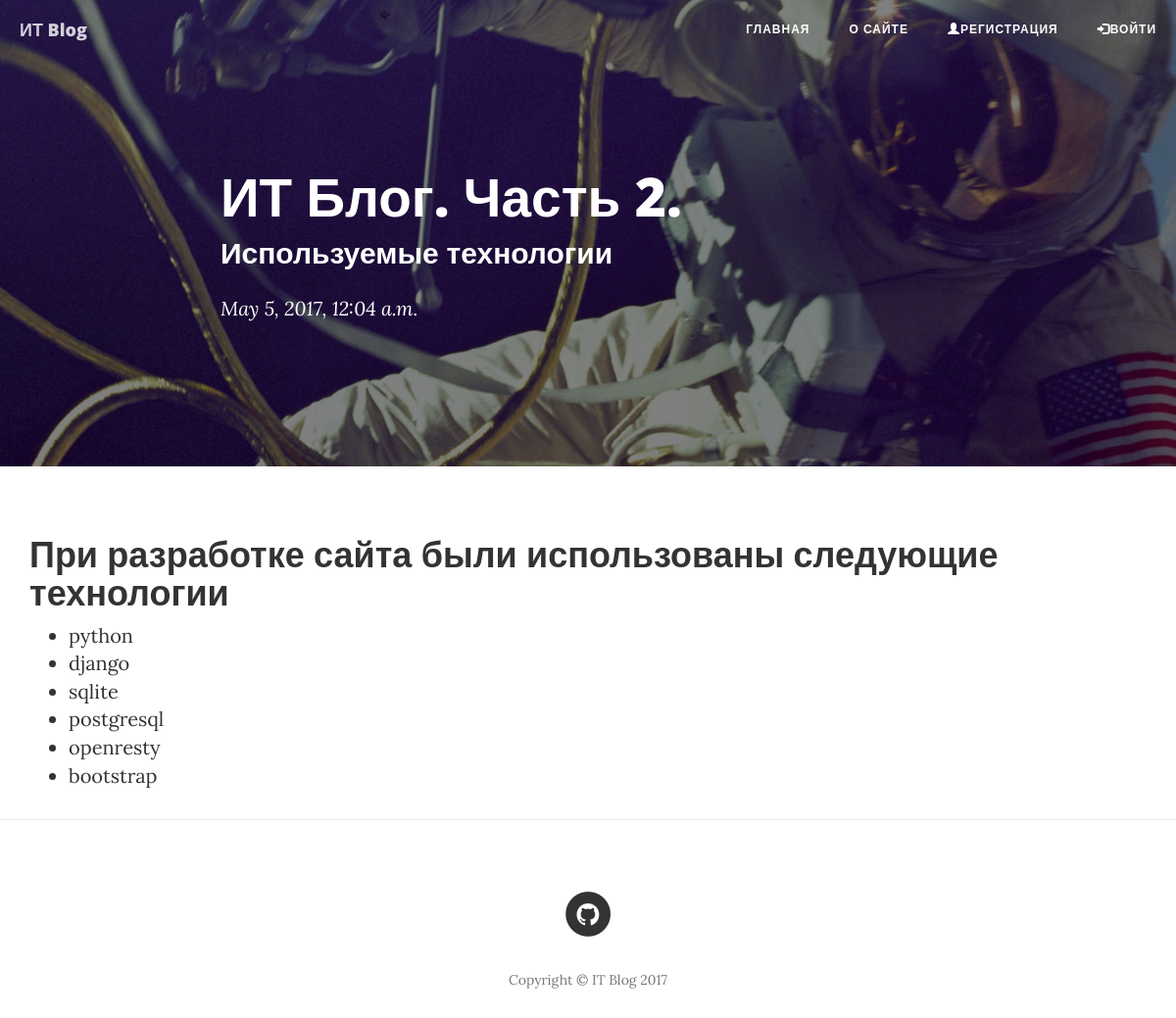
Screenshot of /post/11/ with the database file from the repository.
### main_app/models.py (models this page shows, shortened)
class Post(models.Model):
    title = models.CharField(max_length=64, unique=True)
    subtitle = models.CharField(max_length=128, blank=True)
    post_datetime = models.DateTimeField(auto_now=True)
    text = models.TextField()
    is_active = models.BooleanField(default=False)
    user = models.ForeignKey(User)

### main_app/views.py (the view)
# urls.py: url(r'^post/(?P<pk>\d+)/$', PostDetailView.as_view(), name='post'),
class PostDetailView(DetailView):
    model = Post
    template_name = 'post.html'
    context_object_name = 'post'

### main_app/templates/post.html (shortened to what this page needs)
{% extends "main.html" %}
{% load staticfiles %}
{% block header %}
    <header class="intro-header" style="background-image: url('{% static "img/post-bg.jpg" %}')">
        <div class="container">
            <div class="row">
                <div class="col-lg-8 col-lg-offset-2 col-md-10 col-md-offset-1">
                    <div class="post-heading">
                        <h1>{{post.title}}</h1>
                        <h2 class="subheading">{{post.subtitle}}</h2>
                        <span class="meta">{{post.post_datetime}}</span>
                    </div>
                </div>
            </div>
        </div>
    </header>
{% endblock %}
{% block content %}
    {{post.text|safe}}
{% endblock %}

### rows the page displays
Post: title "ИТ Блог. Часть 2.", subtitle "Используемые технологии", post_datetime "May 5, 2017, 12:04 a.m.", text "При разработке сайта были использованы следующие технологии python django sqlite postgresql openresty bootstrap"
